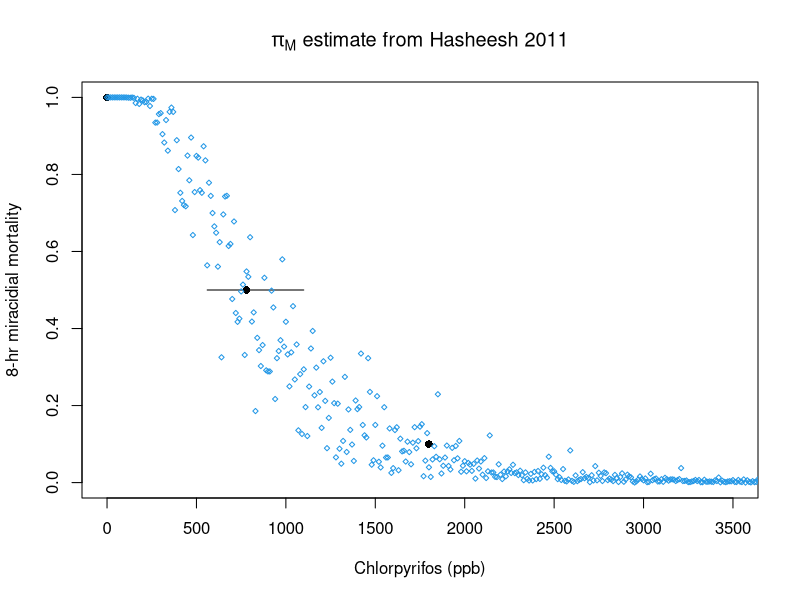
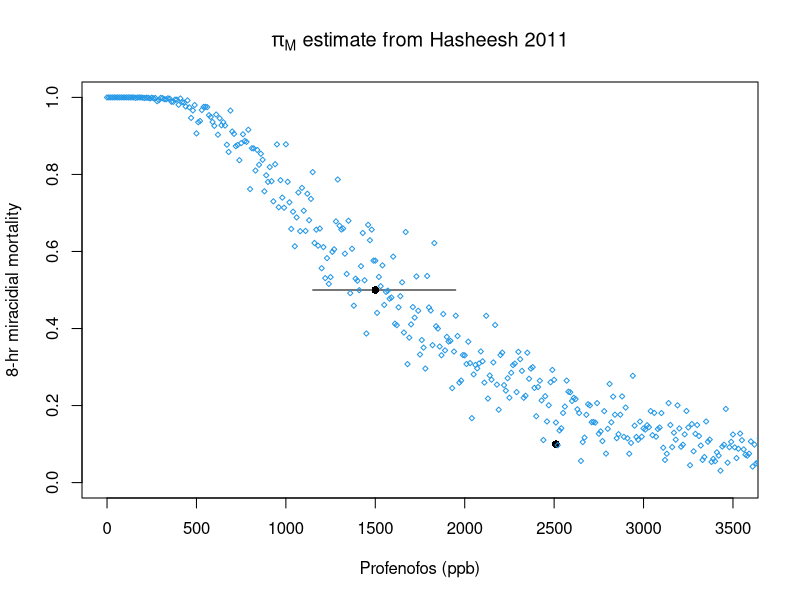
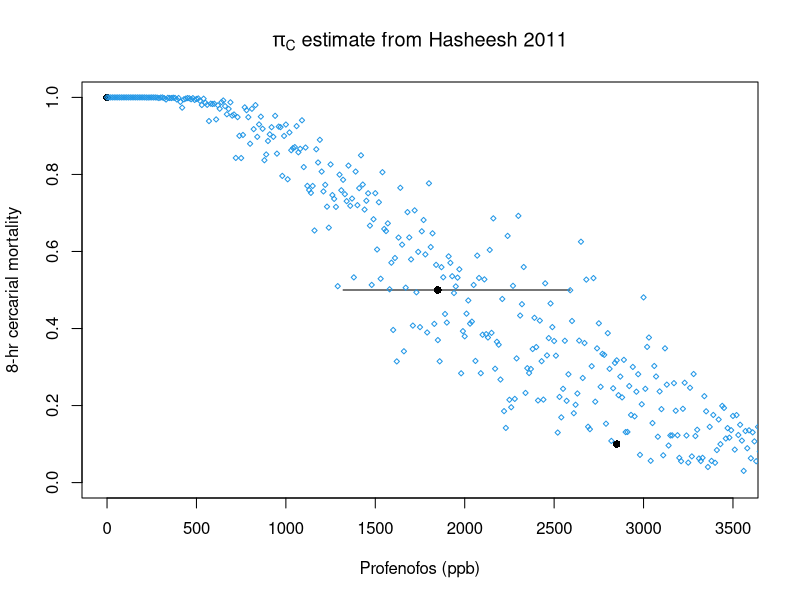
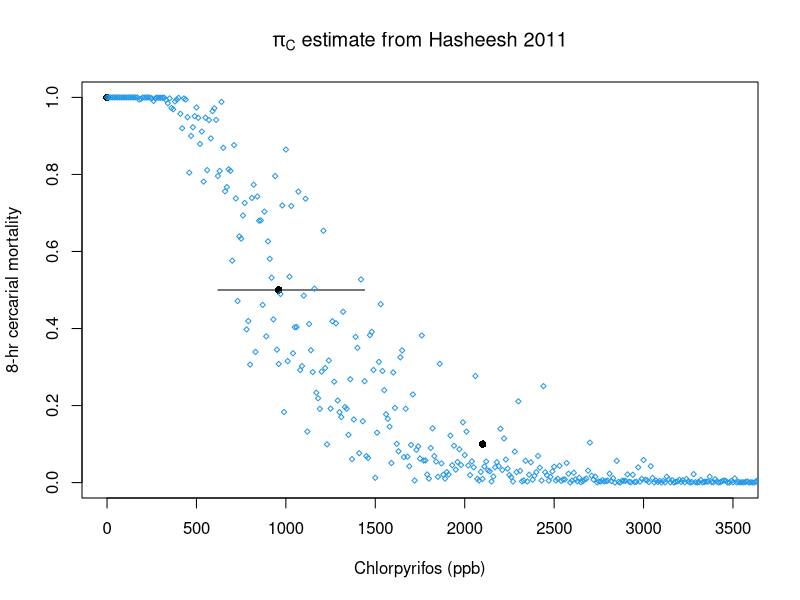

Recreate these plots in R, in order.
#This work is licensed under a Creative Commons Attribution-NonCommercial 4.0 International License#########
#<http://creativecommons.org/licenses/by-nc/4.0/> by Christopher Hoover, Arathi Arakala, Manoj Gambhir 
#and Justin Remais. This work was supported in part by the National Institutes of Health/National Science 
#Foundation Ecology of Infectious Disease program funded by the Fogarty International Center 
#(grant R01TW010286), the National Institute of Allergy and Infectious Diseases (grant K01AI091864), 
#and the National Science Foundation Water Sustainability and Climate Program (grant 1360330).

#Per the terms of this license, if you are making derivative use of this work, you must identify that 
#your work is a derivative work, give credit to the original work, provide a link to the license, 
#and indicate changes that were made.###############
    
#Toxicity to miracidia and cercariae from table 5 ###############
#ChlorP miracidia #########
piM.hsh.ch = data.frame(conc = c(0, 0.78, 1.8)*1000,
                        mort = c(0, .50 , .90),
                        surv = 0)
  piM.hsh.ch$surv = 1 - piM.hsh.ch$mort
  piM.hsh.ch$ppm = piM.hsh.ch$conc/1000
  piM.hsh.ch$log10 = log10(piM.hsh.ch$conc)
  piM.hsh.ch$probit = qnorm(piM.hsh.ch$mort, mean = 5)
  
  lc50.hash.pim.ch.report = 0.78
  slp.hash.pim.ch.report = 1.86
  se.lc50.hash.pim.ch = mean(c(log(1.1 / lc50.hash.pim.ch.report), log(lc50.hash.pim.ch.report / 0.56))) / 1.96
  
  piM_ch_Hash11_uncertainty = function(In){
    #if(In == 0) piM = 1 else{
    Ins = In/1000
    lc50 = exp(rnorm(1, log(lc50.hash.pim.ch.report), se.lc50.hash.pim.ch))
    piM = pnorm(-slp.hash.pim.ch.report * log(Ins / lc50))
    #}
   return(piM)
  }

   plot(piM.hsh.ch$conc, piM.hsh.ch$surv, pch = 16, ylim = c(0,1), xlim = c(0,3500),
       xlab = 'Chlorpyrifos (ppb)', ylab = '8-hr miracidial mortality',
       main = expression(paste(pi[M], ' estimate from Hasheesh 2011')))
    segments(x0 = 560, y0 = 0.5, x1 = 1100, y1 = 0.5)
    
   points(seq(0,4000,10), sapply(seq(0,4000,10), piM_ch_Hash11_uncertainty, simplify = T), 
         pch = 5, col = 4, cex = 0.5)
 
keep.hsh.ch.pim = c('piM_ch_Hash11_uncertainty', 'slp.hash.pim.ch.report',
                    'lc50.hash.pim.ch.report', 'se.lc50.hash.pim.ch')  

#Profenofos miracidia #########
piM.hsh.prof = data.frame(conc = c(1.5, 2.51)*1000,
                    mort = c(.50 , .90),
                    surv = 0)
  piM.hsh.prof$surv = 1 - piM.hsh.prof$mort
  piM.hsh.prof$surv = 1 - piM.hsh.prof$mort
  piM.hsh.prof$ppm = piM.hsh.prof$conc/1000
  piM.hsh.prof$log10 = log10(piM.hsh.prof$conc)
  piM.hsh.prof$probit = qnorm(piM.hsh.prof$mort, mean = 5)
  
  lc50.hash.pim.prof.report = 1.5
  slp.hash.pim.prof.report = 1.64
  se.lc50.hash.pim.prof = mean(c(log(1.95 / lc50.hash.pim.prof.report), log(lc50.hash.pim.prof.report / 1.15))) / 1.96
  
  piM_pr_Hash11_uncertainty = function(In){
    #if(In == 0) piM = 1 else{
    Ins = In/1000
    lc50 = exp(rnorm(1, log(lc50.hash.pim.prof.report), se.lc50.hash.pim.prof))
    piM = pnorm(-slp.hash.pim.prof.report * log(Ins / lc50))
    #}
    
    return(piM)
  }
  
  plot(piM.hsh.prof$conc, piM.hsh.prof$surv, pch = 16, ylim = c(0,1), xlim = c(0,3500),
       xlab = 'Profenofos (ppb)', ylab = '8-hr miracidial mortality',
       main = expression(paste(pi[M], ' estimate from Hasheesh 2011')))
    segments(x0 = 1150, y0 = 0.5, x1 = 1950, y1 = 0.5)
  
  points(seq(0,4000,10), sapply(seq(0,4000,10), piM_pr_Hash11_uncertainty, simplify = T), 
         pch = 5, col = 4, cex = 0.5)
  
  keep.hsh.pim.prof = c('piM_pr_Hash11_uncertainty', 'slp.hash.pim.prof.report', 'lc50.hash.pim.prof.report',
                      'se.lc50.hash.pim.prof')  
  
#miracidia keep vector #########
keep.hsh.pim = c(keep.hsh.ch.pim, keep.hsh.pim.prof)  

#profenofos cercariae #######
piC.hsh.prof = data.frame(conc = c(0,1.85, 2.85)*1000,
                          mort = c(0,.50 , .90),
                          surv = 0)
  piC.hsh.prof$surv = 1 - piC.hsh.prof$mort
  piC.hsh.prof$surv = 1 - piC.hsh.prof$mort
  piC.hsh.prof$ppm = piC.hsh.prof$conc/1000
  piC.hsh.prof$log10 = log10(piC.hsh.prof$conc)
  piC.hsh.prof$probit = qnorm(piC.hsh.prof$mort, mean = 5)

  lc50.hash.pic.prof.report = 1.85
  slp.hash.pic.prof.report = 1.84
  se.lc50.hash.pic.prof = mean(c(log(2.59 / lc50.hash.pic.prof.report), log(lc50.hash.pic.prof.report / 1.32))) / 1.96
  
  piC_pr_Hash11_uncertainty = function(In){
    # if(In == 0) piC = 1 else{
    Ins = In/1000
    lc50 = exp(rnorm(1, log(lc50.hash.pic.prof.report), se.lc50.hash.pic.prof))
    piC = pnorm(-slp.hash.pic.prof.report * log(Ins / lc50))
    # }
    
    return(piC)
  }
  
  plot(piC.hsh.prof$conc, piC.hsh.prof$surv, pch = 16, ylim = c(0,1), xlim = c(0,3500),
       xlab = 'Profenofos (ppb)', ylab = '8-hr cercarial mortality',
       main = expression(paste(pi[C], ' estimate from Hasheesh 2011')))
  segments(x0 = 2590, y0 = 0.5, x1 = 1320, y1 = 0.5)
  
 points(seq(0,4000,10), sapply(seq(0,4000,10), piC_pr_Hash11_uncertainty, simplify = T), 
         pch = 5, col = 4, cex = 0.5)  

keep.hsh.pic.prof = c('piC_pr_Hash11_uncertainty', 'slp.hash.pic.prof.report', 'lc50.hash.pic.prof.report',
                      'se.lc50.hash.pic.prof')  

#chlorpyrifos cercariae #######
piC.hsh.ch = data.frame(conc = c(0,0.96, 2.1)*1000,
                        mort = c(0,.50 , .90),
                        surv = 0)
  piC.hsh.ch$surv = 1 - piC.hsh.ch$mort
  piC.hsh.ch$ppm = piC.hsh.ch$conc/1000
  piC.hsh.ch$log10 = log10(piC.hsh.ch$conc)
  piC.hsh.ch$probit = qnorm(piC.hsh.ch$mort, mean = 5)
  
  lc50.hash.pic.ch.report = 0.96
  slp.hash.pic.ch.report = 2.3
  se.lc50.hash.pic.ch = mean(c(log(1.44 / lc50.hash.pic.ch.report), log(lc50.hash.pic.ch.report / 0.62))) / 1.96

     piC_ch_Hash11_uncertainty = function(In){
    #if(In == 0) piC = 1 else{
      Ins = In/1000
      lc50 = exp(rnorm(1, log(lc50.hash.pic.ch.report), se.lc50.hash.pic.ch))
      piC = pnorm(-slp.hash.pic.ch.report * log(Ins / lc50))
    #}
    
    return(piC)
  }
  
plot(piC.hsh.ch$conc, piC.hsh.ch$surv, pch = 16, ylim = c(0,1), xlim = c(0,3500),
     xlab = 'Chlorpyrifos (ppb)', ylab = '8-hr cercarial mortality',
     main = expression(paste(pi[C], ' estimate from Hasheesh 2011')))
  segments(x0 = 620, y0 = 0.5, x1 = 1440, y1 = 0.5)
  
  points(seq(0,4000,10), sapply(seq(0,4000,10), piC_ch_Hash11_uncertainty, simplify = T), 
         pch = 5, col = 4, cex = 0.5)

  
  keep.hsh.ch.pic = c('piC_ch_Hash11_uncertainty', 'slp.hash.pic.ch.report',
                      'lc50.hash.pic.ch.report', 'se.lc50.hash.pic.ch')  
  
#cercariae keep vector #########
keep.hsh.pic = c(keep.hsh.ch.pic, keep.hsh.pic.prof)  